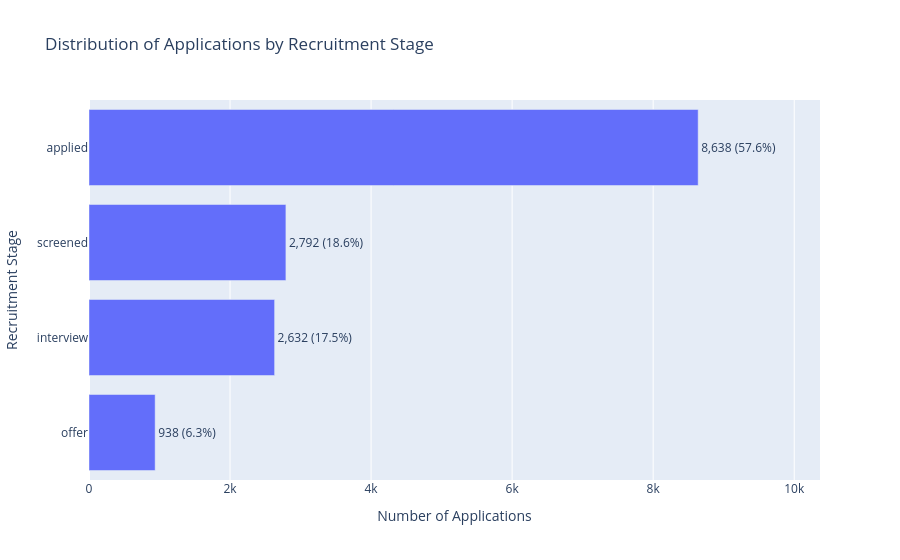

Source (notebook cell):
### Code cell
# Create a DataFrame from the application stage counts
stage_df = applications["stage"].value_counts().reset_index()

# Rename the columns for readability
stage_df.columns = ["Stage", "Count"]

# Calculate the percentage of total applications in each stage
stage_df["Percentage"] = stage_df["Count"] / len(applications) * 100

# Create labels showing the count and percentage
stage_df["Label"] = (
    stage_df["Count"].map("{:,}".format) +
    " (" + stage_df["Percentage"].map("{:.1f}%".format) + ")"
)

# Create a horizontal bar chart
fig = px.bar(
    stage_df,
    x="Count",
    y="Stage",
    orientation="h",
    text="Label",
    title="Distribution of Applications by Recruitment Stage"
)

# Place the largest category at the top
fig.update_yaxes(categoryorder="total ascending")

# Position the labels outside the bars
fig.update_traces(textposition="outside")

# Add descriptive axis titles and space for labels
fig.update_layout(
    xaxis_title="Number of Applications",
    yaxis_title="Recruitment Stage",
    xaxis_range=[0, stage_df["Count"].max() * 1.2],
    showlegend=False
)

# Display the chart
fig.show()

### Figure 1 — Plotly figure (JSON) as saved in the notebook; plotly's stock layout.template omitted (floating-point values rounded to 4 significant figures)
{"data": [{"alignmentgroup": "True", "hovertemplate": "Count=%{x}<br>Stage=%{y}<br>Label=%{text}<extra></extra>", "legendgroup": "", "marker": {"color": "#636efa", "pattern": {"shape": ""}}, "name": "", "offsetgroup": "", "orientation": "h", "showlegend": false, "text": ["8,638 (57.6%)", "2,792 (18.6%)", "2,632 (17.5%)", "938 (6.3%)"], "textposition": "outside", "type": "bar", "x": [8638, 2792, 2632, 938], "xaxis": "x", "y": ["applied", "screened", "interview", "offer"], "yaxis": "y"}], "layout": {"barmode": "relative", "legend": {"tracegroupgap": 0}, "showlegend": false, "title": {"text": "Distribution of Applications by Recruitment Stage"}, "xaxis": {"anchor": "y", "domain": [0, 1], "range": [0, 10370.0], "title": {"text": "Number of Applications"}}, "yaxis": {"anchor": "x", "categoryorder": "total ascending", "domain": [0, 1], "title": {"text": "Recruitment Stage"}}}}
